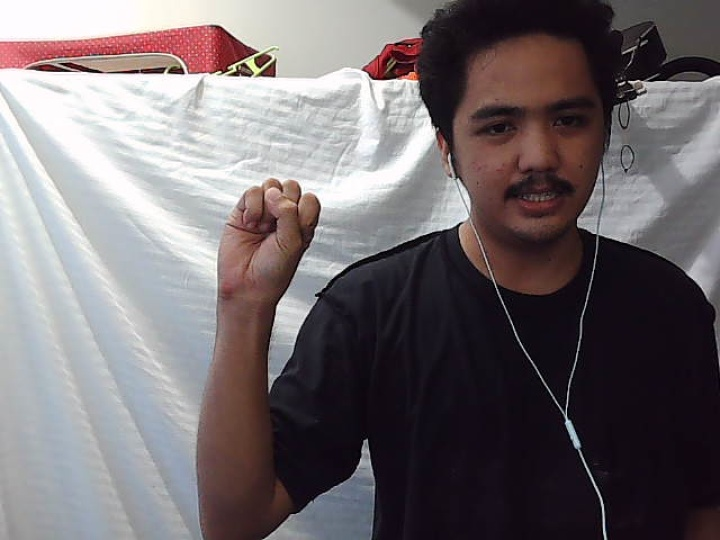
#> input picture Tutorials/Camera/keyframes/keyframe13.jpg, 720 x 540 px, given in place of the camera
$ python Camera_Test2.py
#> lines starting #> are read from the running program, lines starting #| are printed output that depends on the picture; after the words box and inside, x2 and y2 are one past the last pixel; in counts of white or black regions, pixels touching at a corner belong together
import cv2
import numpy as np
import mediapipe as mp

cap = cv2.VideoCapture(0)
# ret = cap.set(3, 720)
# ret = cap.set(4, 480)

# HSV pixel upper and lower boundaries
HSV_lower = np.array([0, 15, 0], np.uint8)
HSV_upper = np.array([17, 170, 255], np.uint8)
# HSV_lower = np.array([0, 48, 80], np.uint8)
# HSV_upper = np.array([20, 255, 255], np.uint8)

# HSV pixel upper and lower boundaries
YCbCr_lower = np.array([0, 135, 85], np.uint8)
YCbCr_upper = np.array([255, 180, 135], np.uint8)

while cap.isOpened():
    _, frame = cap.read()
#> frame is the input picture: shape (540, 720, 3); mean B, G, R 111, 108, 115.4
    height, width, channel = frame.shape
#> height = 540; width = 720; channel = 3
    print("{}, {}".format(height, width))
#| 540, 720
    if not _:
        print("Ignoring empty camera frame.")
        continue;

    # Convert bgr to hsv color space
    img_HSV = cv2.cvtColor(frame, cv2.COLOR_BGR2HSV)
#> img_HSV: shape (540, 720, 3); mean H, S, V 100, 58.4, 119.3
    # Determine the HSV pixel intensities that fall inside the upper and lower boundaries
    HSV_mask = cv2.inRange(img_HSV, HSV_lower, HSV_upper)
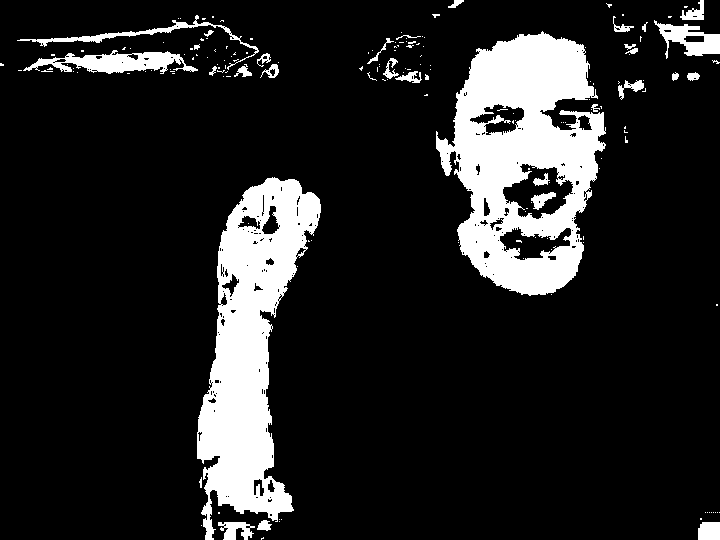
#> HSV_mask: shape (540, 720); 14.2% white; 173 white regions (142 under 20 px), largest, box (x1, y1, x2, y2) and area: (436, 31, 606, 296) 25503, (197, 177, 321, 540) 21821, (23, 50, 198, 74) 2076
    # kernel = cv2.getStructuringElement(cv2.MORPH_ELLIPSE, (3, 3))
    HSV_mask = cv2.morphologyEx(HSV_mask, cv2.MORPH_OPEN,np.ones((3,3), np.uint8))
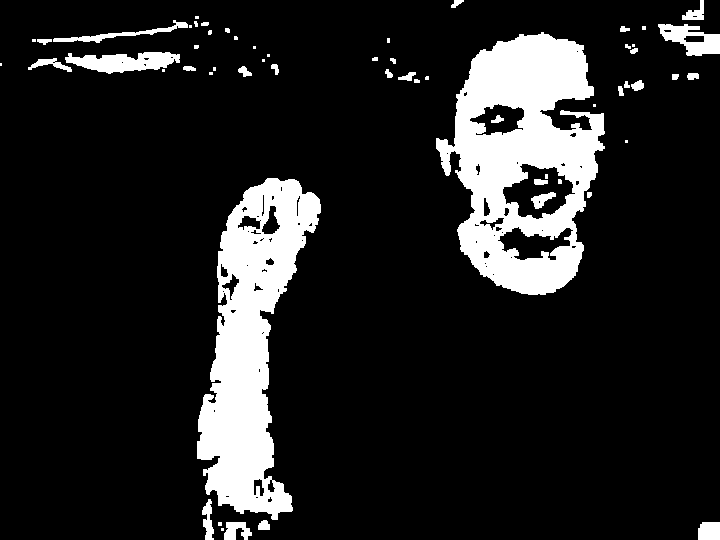
#> HSV_mask: shape (540, 720); 13.5% white; 59 white regions (24 under 20 px), largest, box (x1, y1, x2, y2) and area: (436, 32, 605, 295) 24835, (197, 178, 321, 520) 21124, (65, 52, 180, 74) 1577

    # Convert bgr to YCbCr color space
    img_YCbCr = cv2.cvtColor(frame, cv2.COLOR_BGR2YCrCb)
#> img_YCbCr: shape (540, 720, 3); mean of channels 0, 1, 2 110.6, 131.5, 128.3
    # Determine the intensities of YCbCr pixel intensities that fall inside the upper and lower boundaries
    YCrCb_mask = cv2.inRange(img_YCbCr, YCbCr_lower, YCbCr_upper)
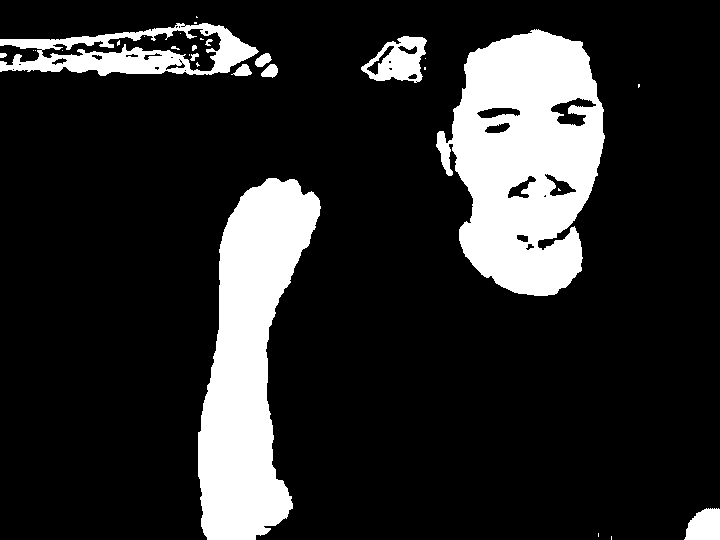
#> YCrCb_mask: shape (540, 720); 16.7% white; 30 white regions (17 under 20 px), largest, box (x1, y1, x2, y2) and area: (436, 29, 605, 296) 30134, (198, 178, 321, 540) 25288, (0, 23, 259, 76) 6204
    kernel = cv2.getStructuringElement(cv2.MORPH_ELLIPSE, (9, 9))
    YCrCb_mask = cv2.morphologyEx(YCrCb_mask, cv2.MORPH_CLOSE, np.ones((3,3), np.uint8))
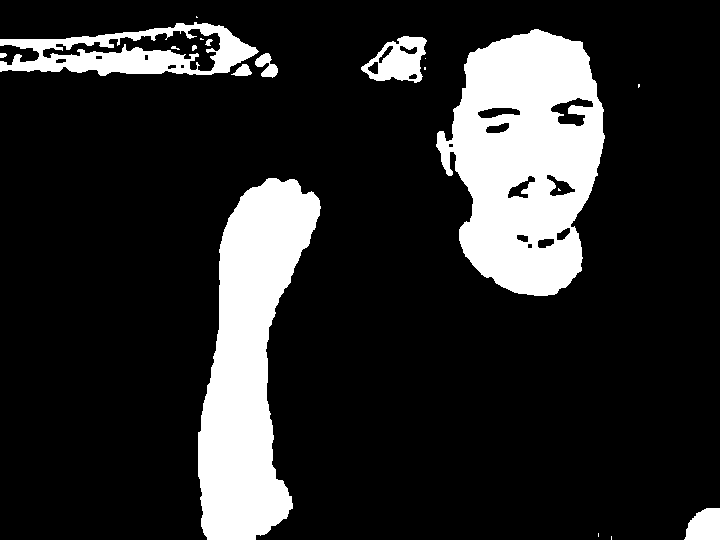
#> YCrCb_mask: shape (540, 720); 16.8% white; 19 white regions (8 under 20 px), largest, box (x1, y1, x2, y2) and area: (436, 29, 605, 296) 30240, (198, 178, 321, 540) 25310, (0, 22, 259, 76) 6540

    # Merge HSV and YCbCr masks
    merged_mask = cv2.bitwise_and(HSV_mask, YCrCb_mask)
#> merged_mask: shape (540, 720); 12.7% white; 46 white regions (25 under 20 px), largest, box (x1, y1, x2, y2) and area: (436, 32, 604, 295) 24324, (198, 178, 321, 520) 20666, (65, 52, 180, 74) 1553
    merged_mask = cv2.medianBlur(merged_mask, 3)
#> merged_mask: shape (540, 720); 12.7% white; 39 white regions (21 under 20 px), largest, box (x1, y1, x2, y2) and area: (436, 32, 604, 295) 24413, (198, 178, 321, 520) 20808, (65, 52, 180, 73) 1568
    merged_mask = cv2.morphologyEx(merged_mask, cv2.MORPH_CLOSE, np.ones((3,3), np.uint8))
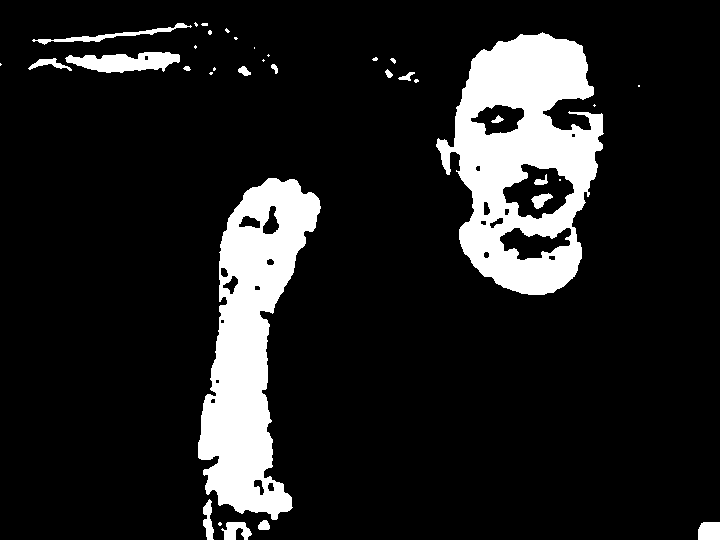
#> merged_mask: shape (540, 720); 12.8% white; 36 white regions (18 under 20 px), largest, box (x1, y1, x2, y2) and area: (436, 32, 604, 295) 24546, (198, 178, 321, 520) 20974, (65, 52, 180, 73) 1578
    cv2.morphologyEx(merged_mask, cv2.MORPH_OPEN, kernel)

    # Inverse Mask
    HSV_inverse = cv2.bitwise_not(HSV_mask)
    YCrCb_inverse = cv2.bitwise_not(YCrCb_mask)
    merged_inverse = cv2.bitwise_not(merged_mask)

    # Result Mask
    HSV_result = cv2.bitwise_and(frame.copy(), frame.copy(), mask=HSV_mask)
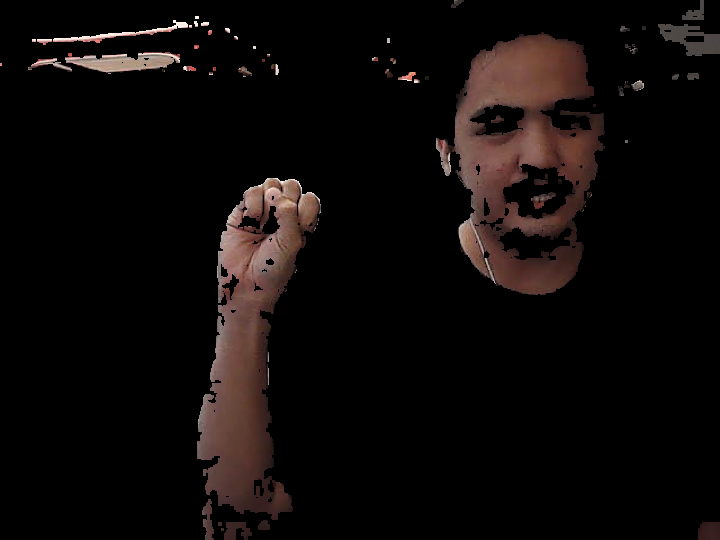
#> HSV_result: shape (540, 720, 3); mean B, G, R 8.9, 9.9, 14.1
    YCrCb_result = cv2.bitwise_and(frame.copy(), frame.copy(), mask=YCrCb_mask)
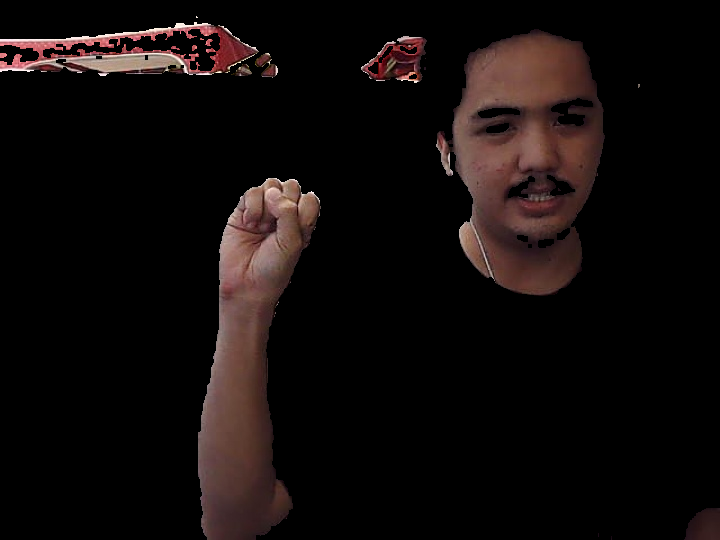
#> YCrCb_result: shape (540, 720, 3); mean B, G, R 10.7, 11.5, 17.2
    merged_result = cv2.bitwise_and(frame.copy(), frame.copy(), mask=merged_mask)

    cv2.imshow('HSV Thresh', HSV_inverse)
    cv2.imshow('YCrCb Thresh', YCrCb_inverse)
    cv2.imshow('HSV + YCrCb Thresh', merged_inverse)

    cv2.imshow('HSV', HSV_result)
    cv2.imshow('YCrCb', YCrCb_result)
    cv2.imshow('HSV + YCrCb', merged_result)

    cv2.imshow('Original', frame)
    if cv2.waitKey(5) & 0xFF == 27:
#> (key Esc is pressed here)
        break

cap.release()
cv2.destroyAllWindows()
